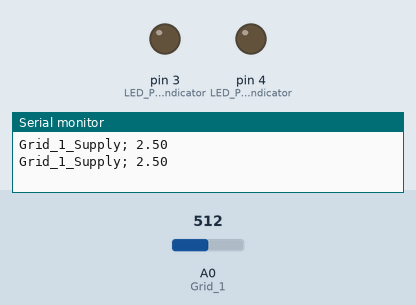
Simulated run of this sketch. Board: Arduino Uno, built with avr-gcc and run on an emulated ATmega328P. On the bench: output pins drawn as LEDs (lit = HIGH), the last lines printed to the serial monitor. The inputs (shaded band) are chosen by the test bench; at power-on: A0 (Grid_1) = 512. The modem accepts every AT command (registered, SIM ready, sends succeed) and sends nothing else.

Above: at 7.1 s.
7.2 s: A0 (Grid_1) set to 708
14.3 s: A0 (Grid_1) set to 732
At 19.6 s:
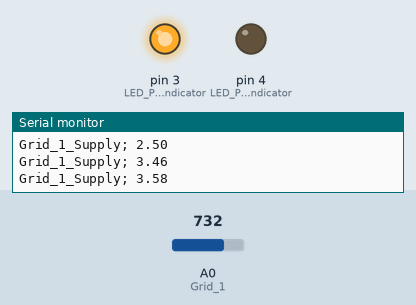
21.4 s: A0 (Grid_1) set to 716
At 26.3 s:
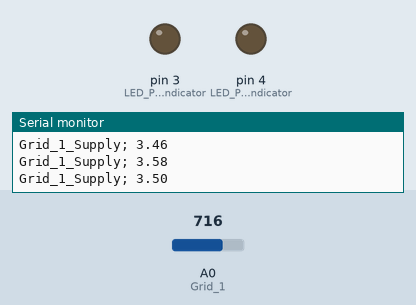
28.5 s: A0 (Grid_1) set to 900
At 33.1 s:
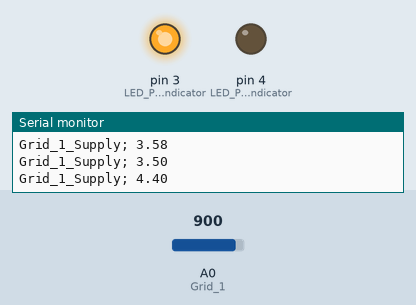
Timing chart, 0 to 34.6 s (numbered marks = the images above; inputs shaded):
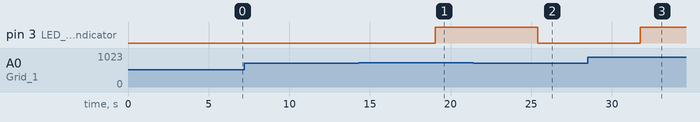

Measured:
- the behaviour switches between 716 and 717 on A0 (Grid_1) (found by bisection; images 0 and 1)
- after the input at 14.3 s, pin 3 (LED_Power_ON_Indicator): LOW → HIGH after 4.8 s
- after the input at 21.4 s, pin 3 (LED_Power_ON_Indicator): HIGH → LOW after 4.0 s
- after the input at 28.5 s, pin 3 (LED_Power_ON_Indicator): LOW → HIGH after 3.3 s

The sketch:

If_Conditional_Statement_For_Power_Spply_Triggers.ino
```cpp
#include <SoftwareSerial.h>
SoftwareSerial GSMSerial(9, 10);//(TX,RX)
const int Grid_1=A0;
const int Grid_2=A1;
const int Grid_3=A2;
const int Grid_4=A3;
const int Grid_5=A4;
const int Grid_6=A5;
const int LED_Power_ON_Indicator=  3;
const int LED_Power_OFF_Indicator= 4;
int Voltage, a, b, c;


      void setup()
{
  Serial.begin(9600);
  GSMSerial.begin(9600);
  pinMode(Grid_1, INPUT);
  pinMode(Grid_2, INPUT);
  pinMode(Grid_3, INPUT);
  pinMode(Grid_4, INPUT);
  pinMode(Grid_5, INPUT);
  pinMode(Grid_6, INPUT);
  pinMode(LED_Power_ON_Indicator, OUTPUT);
  pinMode(LED_Power_OFF_Indicator, OUTPUT);
}

void loop()
{
//if (Serial.available()>0)
   //switch(Serial.read())
   {
     Voltage = analogRead(Grid_1);
      float Grid_1_Supply = ((Voltage/1023.0)*5);
      Serial.print("Grid_1_Supply; ");
      Serial.println(Grid_1_Supply);
  if (Grid_1_Supply > 3.5)
      digitalWrite(LED_Power_ON_Indicator, HIGH);
      else
      digitalWrite(LED_Power_ON_Indicator, LOW);
  if (Grid_1_Supply > 3.5)
      GSMSerial.println(a);
      else
      GSMSerial.println(b);
      {
      GSMSerial.println("AT+CMGF=1");
     delay(1000);  // Delay of 1 second
     GSMSerial.println("AT+CMGS=\"+919966123105\"\r");
     delay(1000);
     GSMSerial.println("Hemakoti While Testing Type_1");
     delay(100);
     GSMSerial.println((char)26);// ASCII code of CTRL+Z for saying the end of sms to  the module
      delay(1000);

      GSMSerial.println("AT+CMGF=1");
     delay(1000);  // Delay of 1 second
     GSMSerial.println("AT+CMGS=\"+919966123105\"\r");
     delay(1000);
     GSMSerial.println("Hemakoti While Testing Type_2");
     delay(100);
     GSMSerial.println((char)26);
      delay(1000);
      }
      }

}
```
